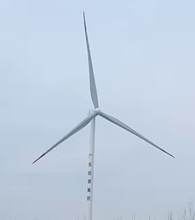
#> input picture ai-cv-release/src/第10章  图像分割与目标追踪/images/da_feng_che_0.jpg, 195 x 220 px
$ jupyter execute '10.2.2  使用光流法进行目标追踪.ipynb'
#> lines starting #> are read from the running program, lines starting #| are printed output that depends on the picture; after the words box and inside, x2 and y2 are one past the last pixel; in counts of white or black regions, pixels touching at a corner belong together
使用光流法进行目标追踪

作者：谢文伟

邮件：jim.xie.cn@outlook.com

主页：https://github.com/jim-xie-cn/ai-cv

导入库

[cell 1]
import cv2
import numpy as np
from matplotlib import pyplot as plt
plt.rcParams['font.sans-serif']=['SimHei'] #在统计图上显示中文

读取文件

[cell 2]
img_0=cv2.imread("./images/da_feng_che_0.jpg") #读取第一帧的图像
#> img_0 is the input picture: shape (220, 195, 3); mean B, G, R 225.7, 207.8, 193.4
img_1=cv2.imread("./images/da_feng_che_1.jpg") #读取第二帧的图像
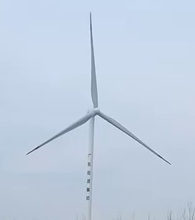
#> input picture ai-cv-release/src/第10章  图像分割与目标追踪/images/da_feng_che_1.jpg, 195 x 220 px
#> img_1 is the input picture: shape (220, 195, 3); mean B, G, R 225.5, 207.5, 193.1
img_0 = cv2.cvtColor(img_0, cv2.COLOR_BGR2RGB) #转换为RGB格式
img_1 = cv2.cvtColor(img_1, cv2.COLOR_BGR2RGB) #转换为RGB格式
gray_0 = cv2.cvtColor(img_0.copy(), cv2.COLOR_RGB2GRAY) #转换为灰度图
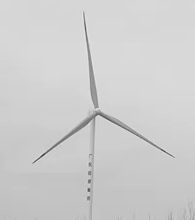
#> gray_0: shape (220, 195); min 51, max 230, mean 205.5
gray_1 = cv2.cvtColor(img_1.copy(), cv2.COLOR_RGB2GRAY) #转换为灰度图
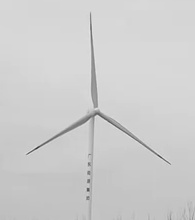
#> gray_1: shape (220, 195); min 49, max 230, mean 205.3
mask = img_0+img_1 #mask用来显示最后的结果
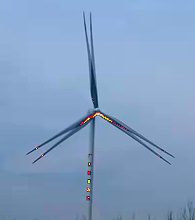
#> mask: shape (220, 195, 3); mean R, G, B 131.2, 159.5, 195.3
#显示两个视频帧图像
f,ax = plt.subplots(1,2, figsize=(8,8))
ax[0].imshow(img_0)
ax[1].imshow(img_1)

生成特征点

[cell 3]
params = {"maxCorners":10,"qualityLevel":0.01,"minDistance":50,"blockSize":1}
key_points_0 = cv2.goodFeaturesToTrack(gray_0, mask = None, **params)
#> key_points_0 = [[44, 155], [87, 190], [166, 151], [116, 124], [88, 41], [171, 216]]
for p in key_points_0:
    img_0 = cv2.circle(img_0,(p[0][0], p[0][1]),3,(255,0,0),-1)
#> this loop made 6 passes
#> pass 3, `img_0 = cv2.circle(img_0,(p[0][0], p[0][1]),3,(255,0,0),-1)`:
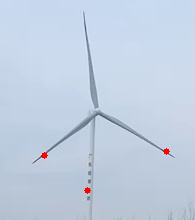
#> img_0: shape (220, 195, 3); mean R, G, B 193.6, 207.4, 225.3
#> after the loop:
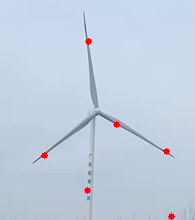
#> img_0: shape (220, 195, 3); 0.2% of pixels changed, all inside (x1, y1, x2, y2) = (85, 38, 175, 220)
plt.imshow(img_0)

计算光流(稀疏光流)

[cell 4]
#key_points_1是光流计算出的特征点位置，match表示匹配上的特征点
key_points_1, match, _ = cv2.calcOpticalFlowPyrLK(gray_0,gray_1,key_points_0, None)
#> key_points_1 = [[50.05, 140.7], [86.25, 189.8], [161.9, 156.5], [110.6, 123], [91.73, 29.45], [170.4, 215.9]]; match = [1, 1, 1, 1, 1, 1]
matched_0 = key_points_0[match==1] #第一帧图像上的特征点
#> matched_0 has the same summary as key_points_0
matched_1 = key_points_1[match==1] #第二帧图像上的特征点
#> matched_1 has the same summary as key_points_1
#显示两帧图像的特征点
for p in key_points_1:
    img_1 = cv2.circle(img_1,(p[0][0], p[0][1]),3,(0,0,255),-1)
#> this loop made 6 passes
#> pass 3, `img_1 = cv2.circle(img_1,(p[0][0], p[0][1]),3,(0,0,255),-1)`:
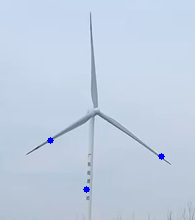
#> img_1: shape (220, 195, 3); mean R, G, B 192.8, 207.1, 225.6
#> after the loop:
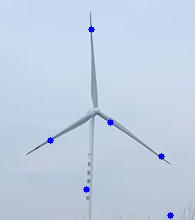
#> img_1: shape (220, 195, 3); 0.2% of pixels changed, all inside (x1, y1, x2, y2) = (88, 26, 174, 219)
f,ax = plt.subplots(1,2, figsize=(8,8))
ax[0].imshow(img_0)
ax[1].imshow(img_1)

运动矢量显示

[cell 5]
#显示运行信息
for i,(frame_0,frame_1) in enumerate(zip(matched_0,matched_1)):
    a,b = frame_0.ravel()
    c,d = frame_1.ravel()
    mask = cv2.circle(mask,(a,b),3,(255,0,0),-1)      #用红色标记，第一帧图上的特征点
    mask = cv2.circle(mask,(c,d),3,(0,0,255),-1)      #用蓝色标记，第二帧图上的特征点
    mask = cv2.line(mask, (a,b),(c,d),(255,255,255),2)#用白色标记，两帧图像上特征点的对应关系
#> this loop made 6 passes
#> (a, b, c, d) on passes 1 to 6: (44, 155, 50.05, 140.7), (87, 190, 86.25, 189.8), (166, 151, 161.9, 156.5), (116, 124, 110.6, 123), (88, 41, 91.73, 29.45), (171, 216, 170.4, 215.9)
#> pass 1, `mask = cv2.line(mask, (a,b),(c,d),(255,255,255),2)#用白色标记，两帧图像上特征点的对应关系`:
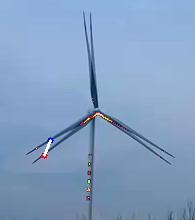
#> mask: shape (220, 195, 3); mean R, G, B 131.4, 159.6, 195.3
#> after the loop:
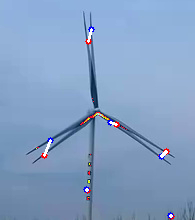
#> mask: shape (220, 195, 3); mean R, G, B 131.9, 159.5, 195.6
f,ax = plt.subplots(1,3, figsize=(12,12))
ax[0].set_title("第一帧图像")
ax[0].imshow(img_0)
ax[1].set_title("第二帧图像")
ax[1].imshow(img_1)
ax[2].set_title("运动信息")
ax[2].imshow(mask)
ax[0].axis('off')
ax[1].axis('off')
ax[2].axis('off')
